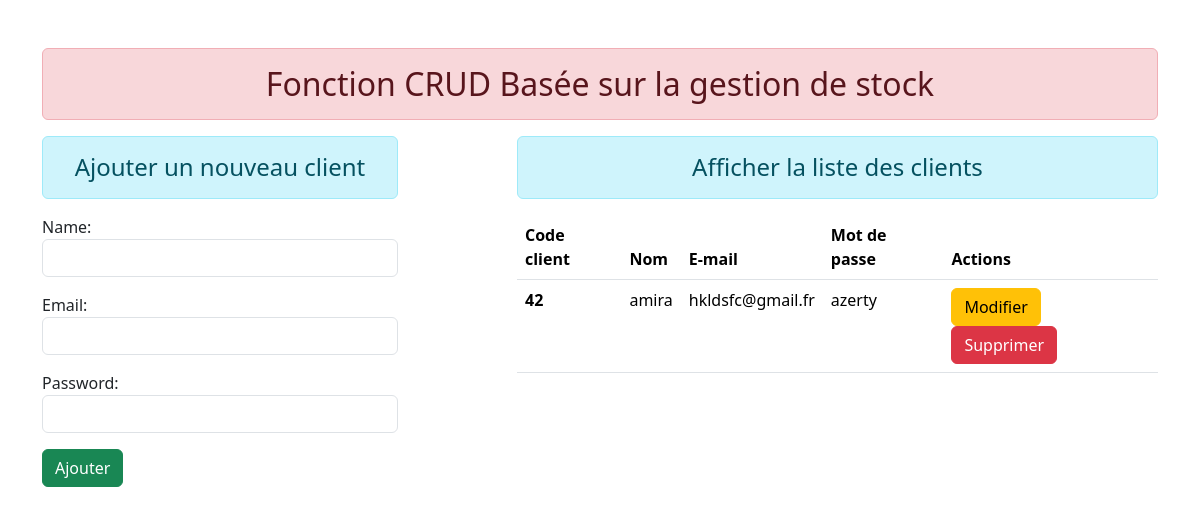
Before: /clients/ with the older database file.
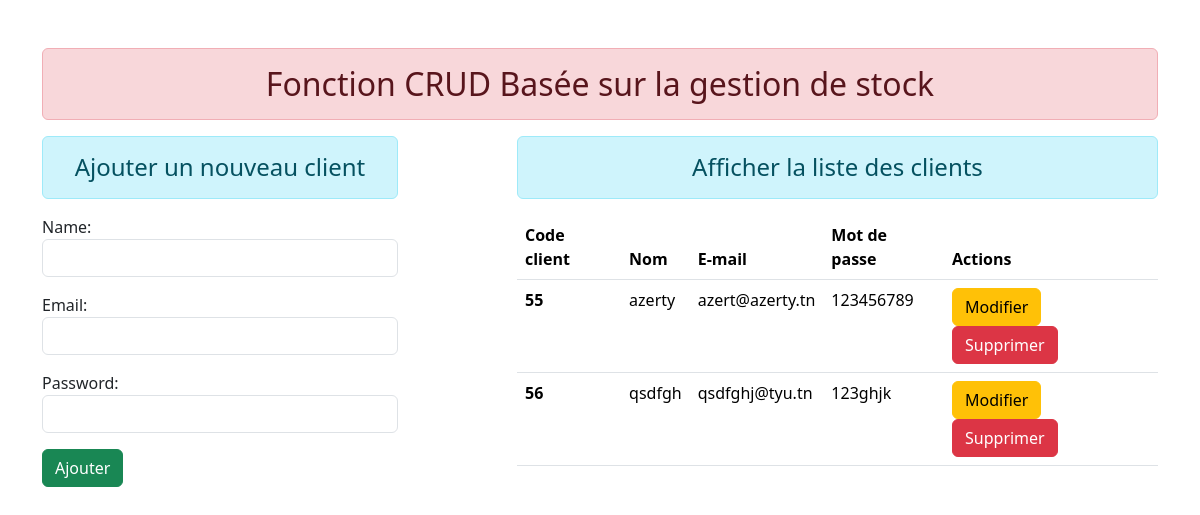
After: the same page with the newer database file.
### inventory/models.py (models this page shows)
class User(models.Model):
    name = models.CharField(max_length= 70)
    email = models.CharField(max_length=100)
    password =models.CharField(max_length=100)

### inventory/views.py (the view)
# urls.py: path('clients/',views.add_get_client, name ="add_show_client"),
def add_get_client(request):
    if request.method == 'POST':
        fm = ClientRegistration(request.POST)
        if fm.is_valid():
            nm = fm.cleaned_data['name']
            em = fm.cleaned_data['email']
            pw = fm.cleaned_data['password']
            reg = User(name = nm , email = em , password = pw )
            reg.save()
            fm = ClientRegistration()
    else:
        fm = ClientRegistration()
    cli = User.objects.all()
    return render(request,'inventory/add_show_client.html',{'form':fm, 'clit':cli})

### inventory/forms.py
class ClientRegistration(forms.ModelForm):
    class Meta:
        model = User
        fields = ['name','email','password']
        widgets = {
            'name': forms.TextInput(attrs={'class': 'form-control'}),
            'email': forms.EmailInput (attrs={'class': 'form-control'}),
            'password': forms.PasswordInput (render_value= True , attrs={'class': 'form-control'})
        }

### inventory/templates/inventory/add_show_client.html (shortened to what this page needs)
{% extends 'inventory/base.html' %}
{% block content %}
<div class="row">
    <div class="col-sm-4">
        <h4 class="text-center alert alert-info">Ajouter un nouveau client</h4>
            <form action="" method="post">
                {{form.as_p}}
<input type="submit" class="btn btn-success" value="Ajouter">
</form>
    </div>
    <div class="col-sm-7 offset-1">
        <h4 class="text-center alert alert-info">Afficher la liste des clients</h4>
        {% if clit %}
        <table class="table table-hover">
            <thead>
              <tr>
                <th scope="col">Code client</th>
                <th scope="col">Nom</th>
                <th scope="col">E-mail</th>
                <th scope="col">Mot de passe</th>
                <th scope="col">Actions</th>
              </tr>
            </thead>
            <tbody>
                {% for st in clit%}
              <tr>
                <th scope="row">{{st.id}}</th>
                <td>{{st.name}}</td>
                <td>{{st.email}}</td>
                <td>{{st.password}}</td>
                <td>
                    <a href="{% url 'update_client' st.id %}" class="btn btn-warning bt-sm">Modifier</a>
                    <form action="{% url 'delete_client' st.id %}" method="post" class="d-inline">
                      <input type="submit" class="btn btn-danger bt-sm" value="Supprimer">
                    </form>
                </td>
              </tr>
              {% endfor %}
            </tbody>
          </table>
        {% else %}
        <h4 class="text-center alert alert-warning">Pas d'enregistrements</h4>
        {% endif %}
    </div>
{% endblock content %}

Changed rows visible on the page:
removed User: id "42", name "amira", email "hkldsfc@gmail.fr", password "azerty"
added User: id "55", name "azerty", email "azert@azerty.tn", password "123456789"
added User: id "56", name "qsdfgh", email "qsdfghj@tyu.tn", password "123ghjk"
